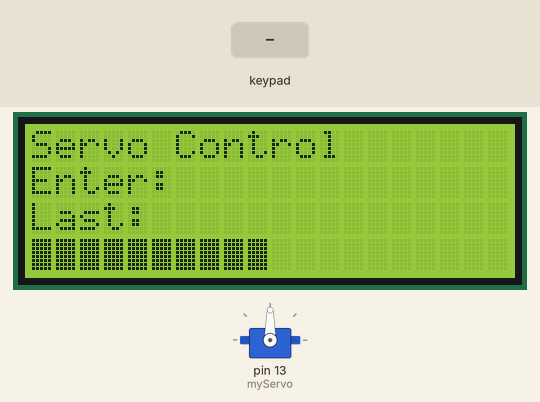
Simulated run of this sketch. Board: Arduino Uno, built with avr-gcc and run on an emulated ATmega328P. Parts: 20×4 character LCD, servo. Wiring (inferred from the names in the program): PCF8574 port expander at I2C address 0x20. Wiring (inferred from the signals the program sends): 4×4 keypad with keys 1 2 3 A 4 5 6 B 7 8 9 C * 0 # D: rows Q4, Q5, Q6, Q7; columns Q0, Q1, Q2, Q3. The inputs (shaded band) are chosen by the test bench.

Above: at 1.3 s.
1.4 s: keypad keys 1 2 # pressed 0.4 s apart
At 2.9 s:
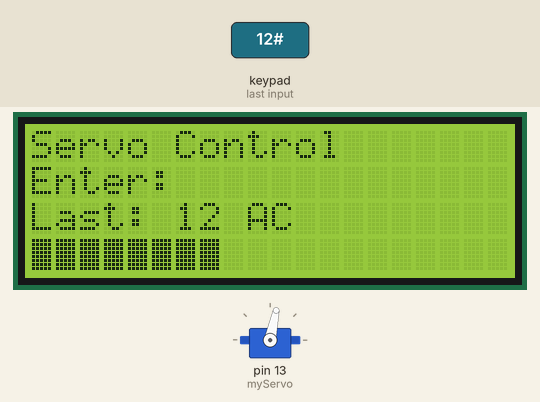
4.1 s: keypad keys 2 5 # pressed 0.4 s apart
At 6.2 s:
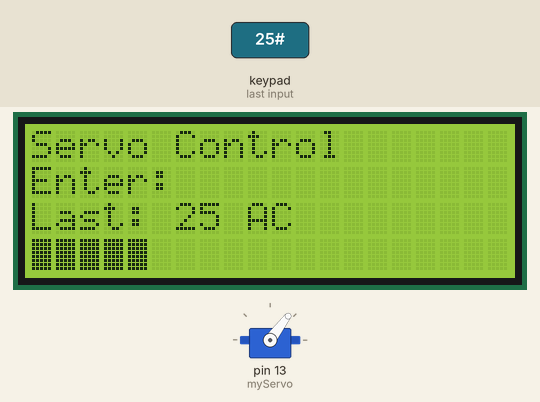
6.8 s: key '*' pressed
At 7.9 s:
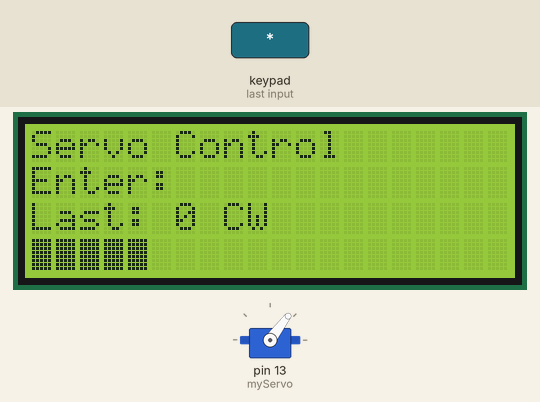
8.3 s: keypad keys 1 2 * pressed 0.4 s apart
At 9.5 s:
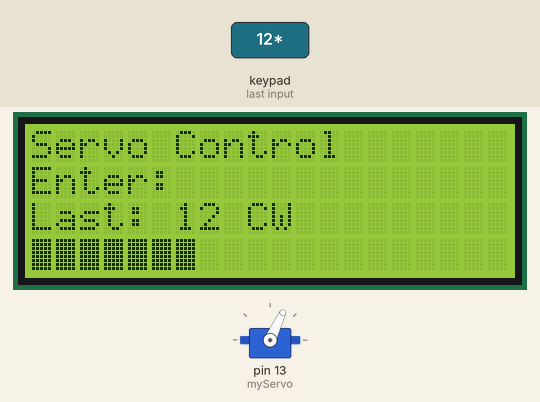
11.0 s: key '#' pressed
At 12.1 s:
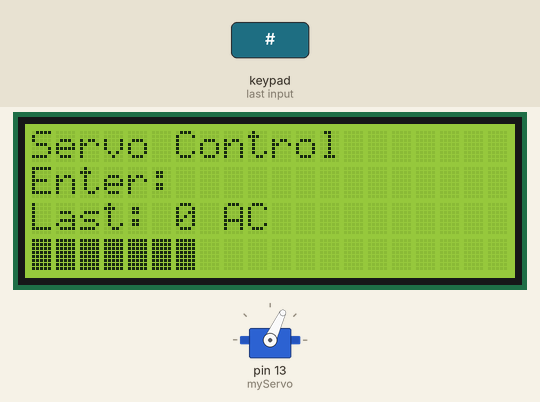
12.5 s: keypad keys 2 5 * pressed 0.4 s apart
At 13.7 s:
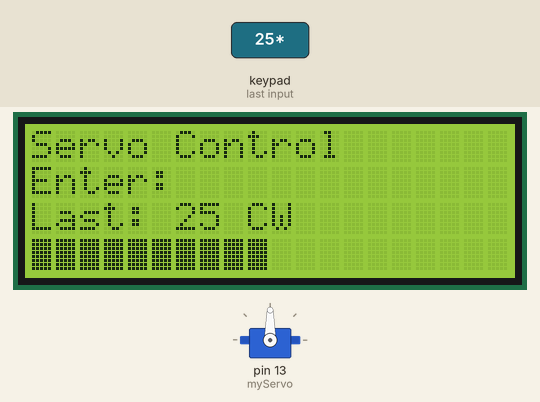
Timing chart, 0 to 15.5 s (numbered marks = the images above; inputs shaded):
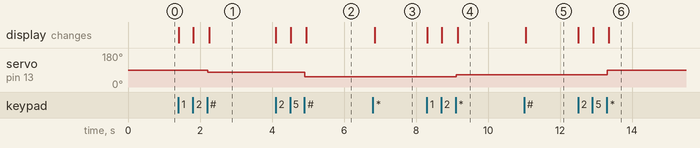

Measured:
- after the input at 1.4 s, servo on pin 13 (myServo): 90° → 78° after 0.81 s; the display: first changes at once (image 1 shows a later state)
- after the input at 4.1 s, servo on pin 13 (myServo): 78° → 53° after 0.81 s; the display: first changes at once (image 2 shows a later state)
- after the input at 6.8 s, the display: changes after 0.06 s (image 3)
- after the input at 8.3 s, servo on pin 13 (myServo): 53° → 65° after 0.81 s; the display: first changes at once (image 4 shows a later state)
- after the input at 11.0 s, the display: changes after 0.05 s (image 5)
- after the input at 12.5 s, servo on pin 13 (myServo): 65° → 90° after 0.81 s; the display: first changes at once (image 6 shows a later state)

The sketch:

servo_LCD_Keypad.ino
```cpp
#include <Wire.h>
#include <LiquidCrystal_I2C.h>
#include <Servo.h>

LiquidCrystal_I2C lcd(0x27, 20, 4);
Servo myServo;
int currentAngle = 90;

#define PCF_ADDR 0x20

char keys[4][4] = {
  { '1', '2', '3', 'A' },
  { '4', '5', '6', 'B' },
  { '7', '8', '9', 'C' },
  { '*', '0', '#', 'D' }
};

String inputStr = "";
String lastCommand = "";

void setup() {
  Wire.begin();
  lcd.init();
  lcd.backlight();

  myServo.attach(13);
  myServo.write(currentAngle);

  lcd.setCursor(0, 0);
  lcd.print("Servo Control");
  updateLCD();
}

void loop() {
  char key = scanKeypad();

  if (key != 0) {
    if (key == 'C') {
      inputStr = "";
    } else if (key == '*' || key == '#') {
      int angle = inputStr.toInt();
      if (angle >= 0 && angle <= 180) {
        if (key == '*') {
          currentAngle = constrain(currentAngle + angle, 0, 180);
          myServo.write(currentAngle);
          lastCommand = String(angle) + " CW";
        } else if (key == '#') {
          currentAngle = constrain(currentAngle - angle, 0, 180);
          myServo.write(currentAngle);
          lastCommand = String(angle) + " AC";
        }
      } else {
        lastCommand = "Invalid Angle";
      }
      inputStr = "";
    } else if (key >= '0' && key <= '9') {
      inputStr += key;
    }
    updateLCD();
    delay(200);
  }
}

void updateLCD() {
  lcd.setCursor(0, 1);
  lcd.print("Enter: ");
  lcd.print(inputStr);
  lcd.print("       ");

  lcd.setCursor(0, 2);
  lcd.print("Last: ");
  lcd.print(lastCommand);
  lcd.print("        ");

  lcd.setCursor(0, 3);
  int blocks = map(currentAngle, 0, 180, 0, 20);
  for (int i = 0; i < 20; i++) {
    if (i < blocks)
      lcd.write(byte(255));
    else
      lcd.print(" ");
  }
}

char scanKeypad() {
  for (int row = 0; row < 4; row++) {
    byte out = 0xFF;
    out &= ~(1 << (row + 4));
    writePCF(out);
    delay(2);
    byte in = readPCF();
    for (int col = 0; col < 4; col++) {
      if ((in & (1 << col)) == 0) {
        return keys[row][col];
      }
    }
  }
  return 0;
}

void writePCF(byte val) {
  Wire.beginTransmission(PCF_ADDR);
  Wire.write(val);
  Wire.endTransmission();
}

byte readPCF() {
  Wire.requestFrom(PCF_ADDR, 1);
  if (Wire.available()) {
    return Wire.read();
  }
  return 0xFF;
}
```
